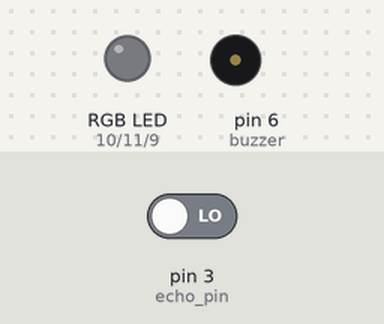
A sketch run on a simulated Arduino Uno, built with avr-gcc and run on an emulated ATmega328P. Shown: an RGB LED mixed from three pins (HIGH = lit), buzzer (waves = sounding). Inputs (shaded band) come from the test bench; at power-on: pin 3 (echo_pin) LOW. Pins used as bus, display or sensor lines are not drawn.

Above: at 0.1 s.
At 1.1 s:
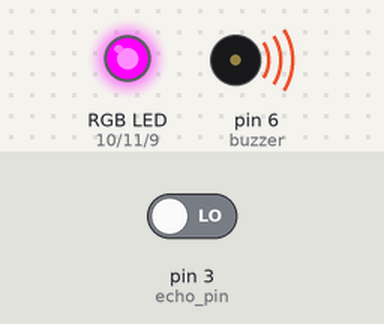
Timing chart, 0 to 2.6 s (numbered marks = the images above):
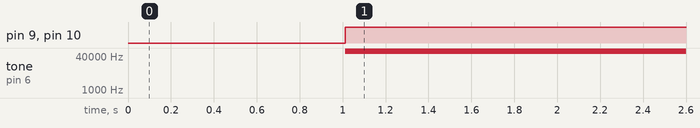

Measured:
- by itself, pin 9 (blue), pin 10 (red): LOW → HIGH at 1.0 s
- by itself, tone on pin 6 (buzzer): silent → 65504 Hz at 1.0 s

The sketch:

Reversing_Radar_Sketch.ino
```cpp
const int trig_pin = 2; //Trigger conencted to pin 9
const int echo_pin = 3; //Echo connected to pin 8
const int buzzer = 6; //Buzzer on pin 6
const int blue = 9; //Blue of RGB LED connected to pin 9
const int red = 10; //Red of RGB LED connected to pin 9
const int green = 11; //Green of RGB LED connected to pin 9
float timing = 0.0; //Float to store "timing" variable
float distance = 0.0; //Float to store "distance" variable
int buzzertone = 0; //Holds the tone of the piezo
int redval = 0; //Holds the value of the red integer
int greenval = 0; //Holds the value of the green integer
int blueval = 0; //Holds the value of the blue integer

void setup()
{
   pinMode(echo_pin, INPUT); //Echo as input
   pinMode(trig_pin, OUTPUT); //Trigger as output
}

void loop()
{
  triggerSound(); //Triggers the "ping" from ultrasonic distance sensor

  timing = pulseIn(echo_pin, HIGH); //Timing variable is equal to how long the "echo" pulse is
  distance = (((timing / 29) / 2) - 1); //Calculate distance from that time

  buzzertone = map (distance, 0, 50, 0, 800); //Scale the buzzer tone from half a meter to a 0 - 800 Hrz tone
  tone (buzzer, buzzertone*2); //Write it to the buzzer

  redval = map (distance, 0, 50, 0, 255); //Colour values equal to a scaled down version of the 50cm ultrasonic input
  analogWrite (red, redval); //Red val as it is
  greenval = map (distance, 0, 50, 0, 255);
  analogWrite (green, (!greenval)); //Greenval opposite to the redval
  blueval = map (distance, 0, 50, 0, 255);
  analogWrite (blue, blueval*1.1); //Blueval as it is but times 1.1
  delay (100); //Wait a bit in between to avoid arduino board from "crashing:
}

void triggerSound() {

  //The trigger sequence
  digitalWrite (trig_pin, LOW); //The ultrasonic distance sensor requires the trigger pin to go high
  delay (2);
  digitalWrite (trig_pin, HIGH); //for 2 ms and then low for 10 ms which triggers the device reliably.
  delay (10);
  digitalWrite (trig_pin, LOW);
}
```
